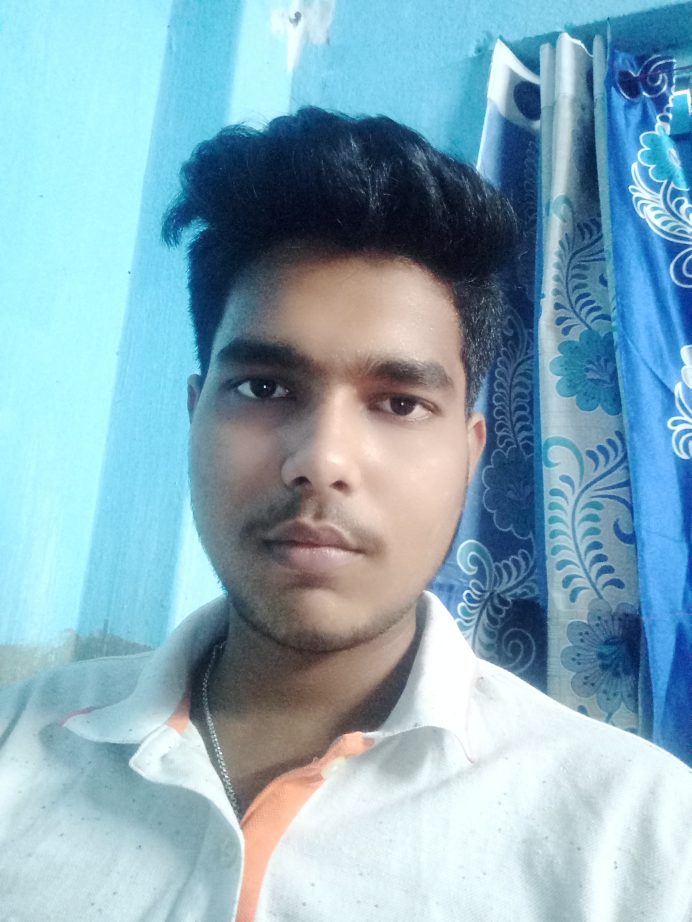
#> input picture offline/projects/open cv/img.jpg, 3456 x 4608 px (shown at 1/5 size)
$ python Basic_opencv.py
#> lines starting #> are read from the running program, lines starting #| are printed output that depends on the picture
import cv2

img = cv2.imread('img.jpg',-1)      #Reading the image
#> img is the input picture: shape (4608, 3456, 3); mean B, G, R 186.7, 171.6, 135.3

#resizeing the image
img1 = cv2.resize(img,(500,700))
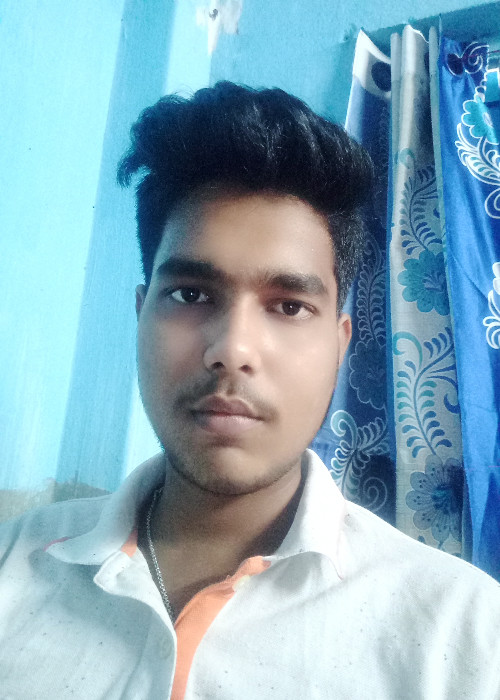
#> img1: shape (700, 500, 3); mean B, G, R 186.6, 171.5, 135.2
#Another way to resize# AND #The second argument should always be (0,0)
img2 = cv2.resize(img,(0,0),fx=0.1,fy=0.1)
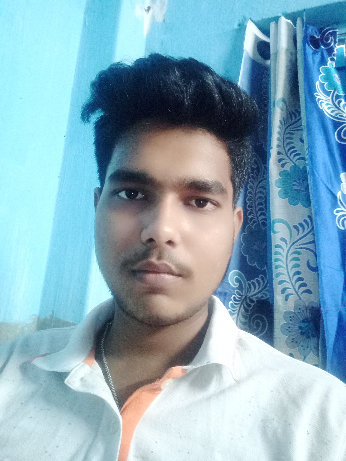
#> img2: shape (461, 346, 3); mean B, G, R 186.9, 171.7, 135.4
#Resize half of its own size
img3 = cv2.resize(img,( int(img.shape[1]/8), int(img.shape[0]/8) ))


#Rotating the image
img4 = cv2.rotate(img2, cv2.ROTATE_90_COUNTERCLOCKWISE)
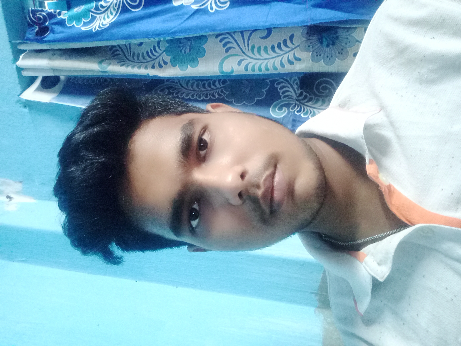
#> img4: shape (346, 461, 3); mean B, G, R 186.9, 171.7, 135.4

#It saves all your changes with a new image
#cv2.imwrite('Rotate_image.jpg',img4)


cv2.imshow('Image',img4)    #showing the image
cv2.waitKey(0)              #wait until any key is pressed
cv2.destroyAllWindows()     #close all the windows
